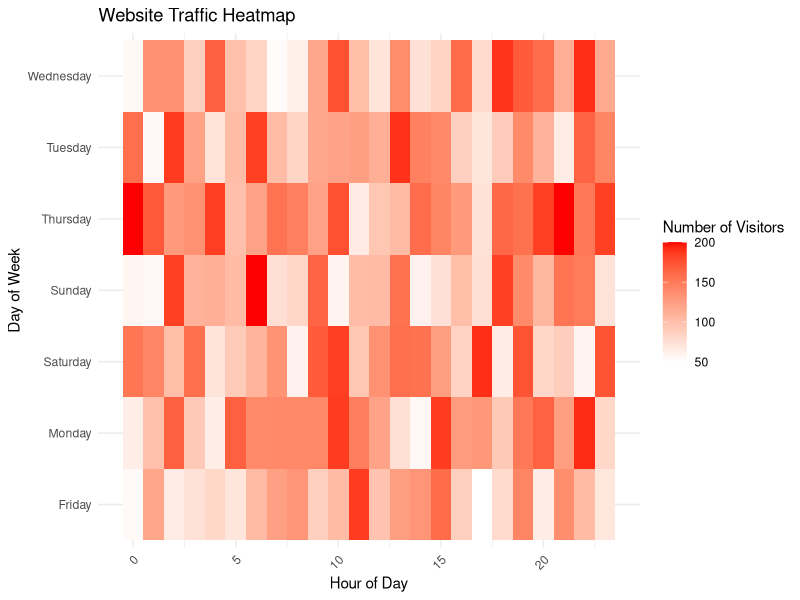

This chart was generated by the following R code:
install.packages("tidyverse")
library(tidyverse)
library(ggplot2)
library(tidyr)


# Making Sample website traffic data
set.seed(123)  
days <- c("Monday", "Tuesday", "Wednesday", "Thursday", "Friday", "Saturday", "Sunday")
hours <- 0:23

visitor_counts <- matrix(sample(50:200, 7 * 24, replace = TRUE), ncol = 24, byrow = TRUE)
colnames(visitor_counts) <- hours
rownames(visitor_counts) <- days

# Converting matrix to a data frame
traffic_df <- as.data.frame(visitor_counts)
traffic_df$Day <- days

# Reshaping the data using pivot_longer
traffic_data <- traffic_df %>%
  pivot_longer(cols = -Day,  # Reshape all columns except "Day"
               names_to = "Hour", values_to = "Visitors")

# Converting Hour column to integer
traffic_data$Hour <- as.integer(traffic_data$Hour)

head(traffic_data)

# Creating the heatmap using ggplot2 Library

ggplot(traffic_data, aes(x = Hour, y = Day, fill = Visitors)) +
  geom_tile() + scale_fill_gradient(low = "white", high = "red") +
  labs(title = "Website Traffic Heatmap",
       x = "Hour of Day", y = "Day of Week", fill = "Number of Visitors") +
  theme_minimal() +
  theme(axis.text.x = element_text(angle = 45, hjust = 1))  # Rotate x-axis labels

